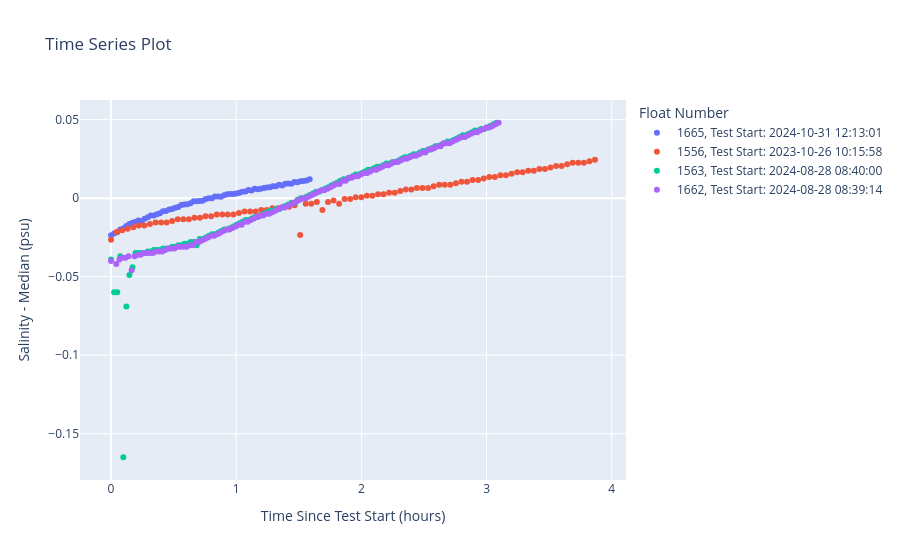
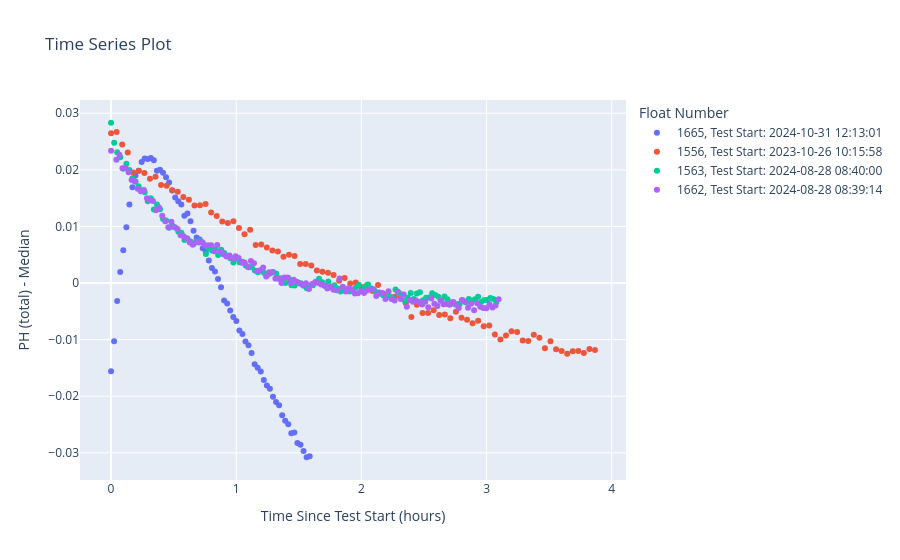
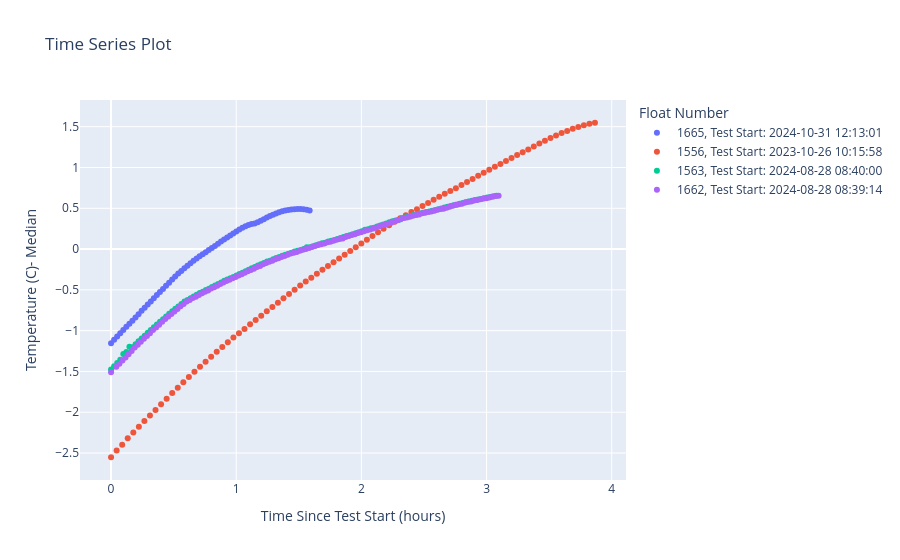
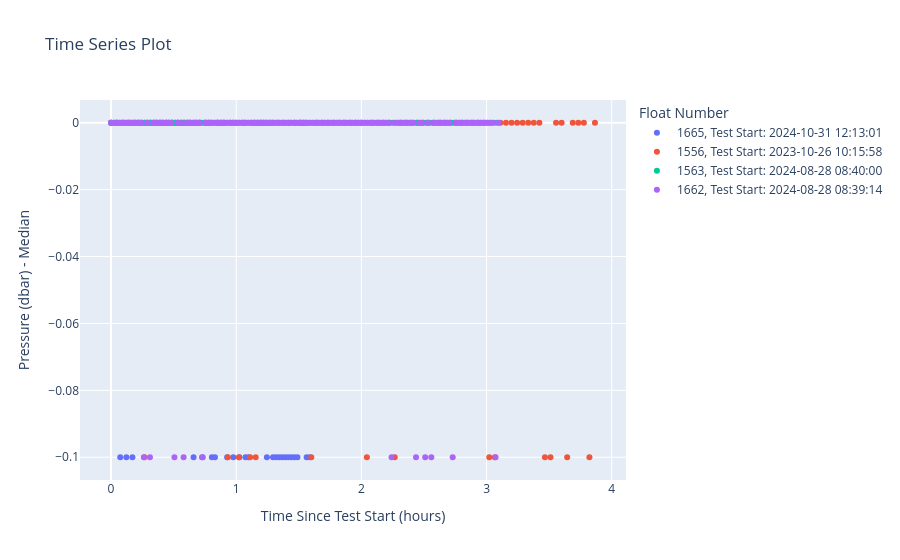

Notebook code for these charts, in order:
### Code cell
for i in param:
    d = [diff_analysis(sns,i) for sns in SN]
    df = pd.concat(d)
    fig = px.scatter(df,x=df['Time Since Test Start (hours)'], y=df[i+'-Median'] , color = df['Float Number'], 
                     labels={"MCOMS3-Median" : "Backscattering at 700nm (m^-1) - Median", "PH_TOTAL-Median" : "PH (total) - Median","MCOMS2-Median" : "Chlorophyll a (mg/m^3) - Median", "MCOMS1-Median":"FDOM (ppb) - Median", "DOXY-Median": "Dissolved Oxygen (umol/kg) - Median", "PSAL-Median": "Salinity - Median (psu)", "TEMP-Median":"Temperature (C)- Median", "NITRATE-Median":"Nitrate (uM) - Median" ,"PRES-Median":"Pressure (dbar) - Median" }, title = 'Time Series Plot')
    #fig.write_html("Z:\\www\\bgc\\flow_through\\"+str(i)+".html")
    fig.show()
